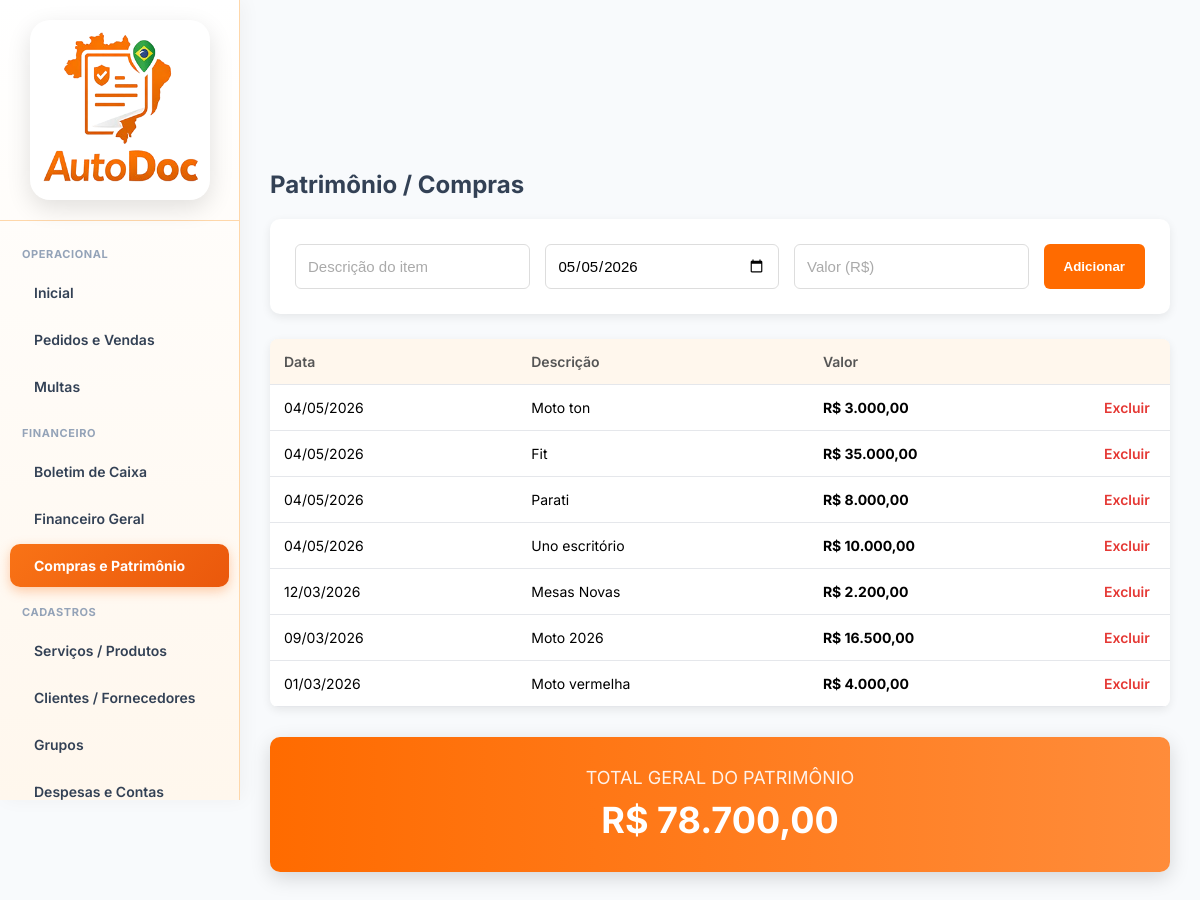
Page /user/frmPatrimonio.php (signed in) on the committed database.
### tables this page shows
CREATE TABLE `patrimonio` (
  `id` int NOT NULL AUTO_INCREMENT,
  `idEmpresa` int NOT NULL,
  `descricao` varchar(200) NOT NULL,
  `valor` decimal(12,2) NOT NULL,
  `dataCompra` date NOT NULL,
  `dataAlt` datetime DEFAULT NULL,
  PRIMARY KEY (`id`),
  KEY `idEmpresa` (`idEmpresa`)
);

### base/baseFuncoes.php (called while the page is built, shortened)
<?php
require_once 'connection.php';
function ExSqlNET($sql, $conn = null, $params = [])
{
    if ($conn === null) {
        global $dbGeralNET;
        $conn = $dbGeralNET;
    }
    $stmt = $conn->prepare($sql);
    $stmt->execute($params);
    return $stmt->fetchAll(PDO::FETCH_ASSOC);
}
?>

### user/frmPatrimonio.php (the view, shortened to what this page needs)
<?php
include '../base/baseFuncoes.php';
$idEmpresa = $_SESSION['idEmpresa'] ?? 1;
$lista = ExSqlNet("
    SELECT *
    FROM patrimonio
    WHERE idEmpresa=$idEmpresa
    ORDER BY dataCompra DESC
");
$total = 0;
?>
<!DOCTYPE html>
<html lang="pt-br">
<head>
    <link rel="stylesheet" href="../css/base.css">
</head>
<body>
     <?php include '../base/navbarUser.php'; ?>
    <div class="content">
        <div class="page-title">Patrimônio / Compras</div>
        <div class="cardForm">
            <form method="POST">
                <div class="formLinha">
                    <input type="text" name="descricao" placeholder="Descrição do item" required>
                    <input type="date" name="data" value="<?= date('Y-m-d') ?>" required>
                    <input type="text" id="valor" name="valor" placeholder="Valor (R$)" required>
                    <button class="btnAdicionar">
                        Adicionar
                    </button>
                </div>
            </form>
        </div>
        <table class="tabelaPatrimonio">
            <thead>
                <tr>
                    <th>Data</th>
                    <th>Descrição</th>
                    <th>Valor</th>
                    <th width="80"></th>
                </tr>
            </thead>
            <tbody>
                <?php foreach($lista as $item):
$total += $item['valor'];
?>
                <tr>
                    <td>
                        <?= date('d/m/Y',strtotime($item['dataCompra'])) ?>
                    </td>
                    <td>
                        <?= $item['descricao'] ?>
                    </td>
                    <td>
                        <strong>
                            R$ <?= number_format($item['valor'],2,',','.') ?>
                        </strong>
                    </td>
                    <td>
                        <a class="btnExcluir" onclick="return confirm('Excluir este item do patrimônio?')"
                            href="?del=<?= $item['id'] ?>">
                            Excluir
                        </a>
                    </td>
                </tr>
                <?php endforeach; ?>
            </tbody>
        </table>
        <div class="totalBox">
            <div class="totalTitulo">
                TOTAL GERAL DO PATRIMÔNIO
            </div>
            <div class="totalValor">
                R$ <?= number_format($total,2,',','.') ?>
            </div>
        </div>
    </div>
</body>
</html>

### css/base.css (style rules this page uses)
* { margin: 0; padding: 0; box-sizing: border-box; }
html, body { width: 100%; height: 100%; font-family: 'Inter', Arial, sans-serif; background-color: #f5f6fa; font-family: 'Inter', sans-serif; background-color: #f1f5f9; }
body { margin: 0; font-family: 'Inter', Arial, sans-serif; background-color: #f8fafc; }
.content { margin-left: 240px; padding: 30px; }
.page-title { font-size: 24px; font-weight: 700; color: #334155; margin-bottom: 20px; }
table { width: 100%; border-collapse: collapse; }
th, td { padding: 12px; border-bottom: 1px solid #e5e7eb; text-align: left; font-size: 14px; }
th { background-color: #fff7ed; color: #9a3412; }
input, select, textarea { width: 100%; padding: 10px 12px; border: 1px solid #e5e7eb; border-radius: 8px; font-size: 14px; }
table { width: 100%; border-collapse: collapse; margin-top: 10px; }
table th, table td { padding: 10px; border-bottom: 1px solid #e5e7eb; font-size: 14px; text-align: left; }
table th { background-color: #fff7ed; color: #9a3412; }
th, td { padding: 10px; border-bottom: 1px solid #e5e7eb; }
input, textarea, select { font-family: 'Poppins', sans-serif; padding: 12px 14px; font-size: 14px; border: 1.5px solid #ddd; border-radius: 8px; outline: none; transition: all 0.25s ease; background-color: #fff; width: 100%; }
input::placeholder, textarea::placeholder { color: #aaa; }
input:not(:placeholder-shown), textarea:not(:placeholder-shown) { border-color: #ffa14d; }

### user/frmPatrimonio.php (style rules this page uses)
.cardForm { background: #fff; padding: 25px; border-radius: 10px; box-shadow: 0 3px 10px rgba(0, 0, 0, 0.08); margin-bottom: 25px; }
.formLinha { display: flex; gap: 15px; flex-wrap: wrap; }
.formLinha input { flex: 1; min-width: 180px; padding: 12px; border: 1px solid #ddd; border-radius: 6px; font-size: 15px; }
.btnAdicionar { background: #ff6b00; border: none; color: white; padding: 12px 20px; border-radius: 6px; font-weight: 600; cursor: pointer; transition: 0.2s; }
.tabelaPatrimonio { width: 100%; border-collapse: collapse; background: white; border-radius: 8px; overflow: hidden; box-shadow: 0 3px 10px rgba(0, 0, 0, 0.08); }
.tabelaPatrimonio thead { background: #f5f5f5; }
.tabelaPatrimonio th { text-align: left; padding: 14px; font-weight: 600; font-size: 14px; color: #555; }
.tabelaPatrimonio td { padding: 14px; border-top: 1px solid #eee; font-size: 14px; }
.btnExcluir { color: #e53935; text-decoration: none; font-weight: 600; }
.totalBox { margin-top: 30px; background: linear-gradient(90deg, #ff6b00, #ff8c3a); color: white; padding: 30px; text-align: center; border-radius: 10px; box-shadow: 0 6px 20px rgba(0, 0, 0, 0.15); }
.totalTitulo { font-size: 18px; opacity: 0.9; }
.totalValor { font-size: 36px; font-weight: 700; margin-top: 10px; }
body { padding-top:70px; }

### rows in the picture
patrimonio: dataCompra "04/05/2026", descricao "Moto ton", valor "3.000,00"
patrimonio: dataCompra "04/05/2026", descricao "Fit", valor "35.000,00"
patrimonio: dataCompra "04/05/2026", descricao "Parati", valor "8.000,00"
patrimonio: dataCompra "04/05/2026", descricao "Uno escritório", valor "10.000,00"
patrimonio: dataCompra "12/03/2026", descricao "Mesas Novas", valor "2.200,00"
patrimonio: dataCompra "09/03/2026", descricao "Moto 2026", valor "16.500,00"
patrimonio: dataCompra "01/03/2026", descricao "Moto vermelha", valor "4.000,00"

### other values in the picture
$total "78.700,00"
